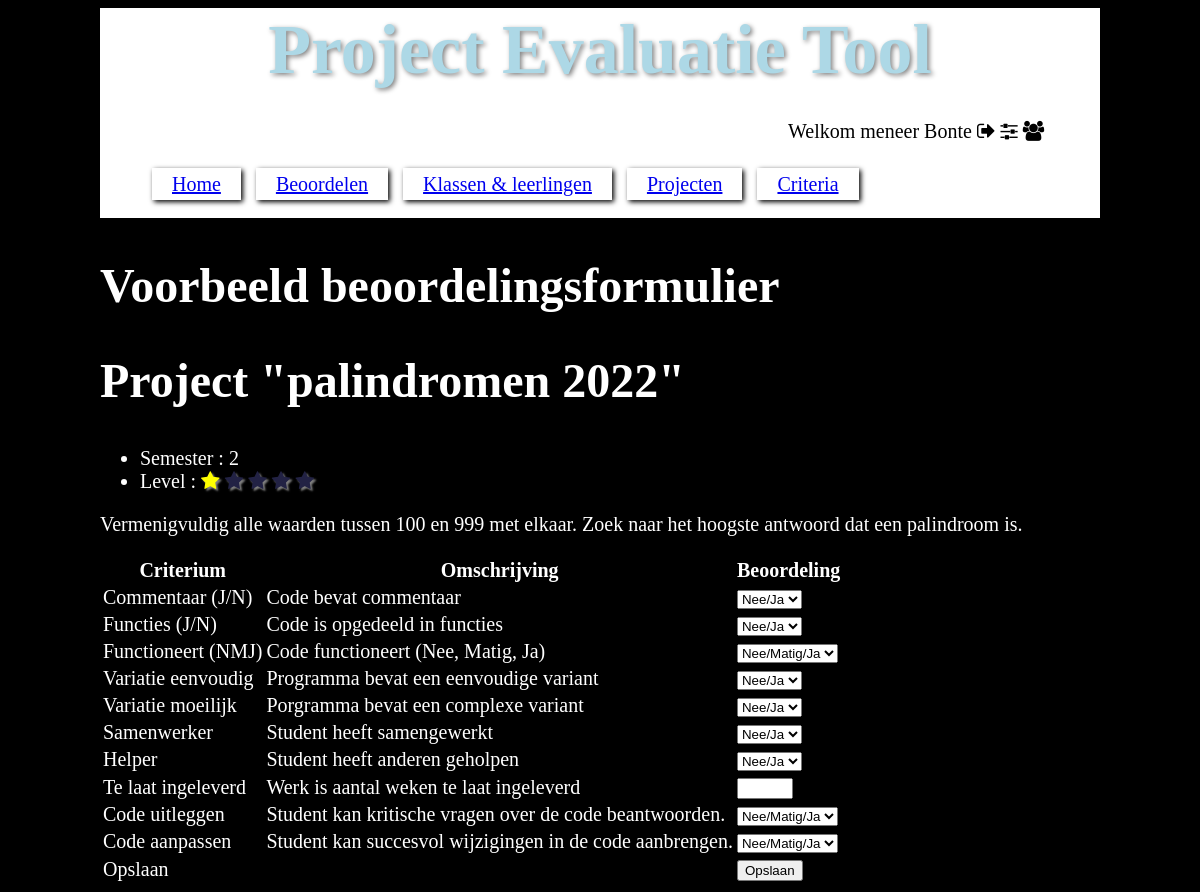
The page /beoordelen.php?id=10&example (signed in) on the database its author committed.
### tables this page shows
CREATE TABLE `project` (
  `id` int(11) NOT NULL AUTO_INCREMENT,
  `naam` varchar(45) NOT NULL,
  `semester` tinyint(1) NOT NULL,
  `sterren` tinyint(1) NOT NULL,
  `omschrijving` varchar(200) NOT NULL,
  `actief` tinyint(1) NOT NULL DEFAULT '1' COMMENT 'Kan dit project al dan niet toegewezen worden aan studenten?\nIs het lesmateriaal compleet. Zijn de opdrachten duidelijk. Is het nivo van het project in lijn met de capaciteiten van de klas?',
  `blauwdruk` tinyint(1) NOT NULL DEFAULT '0' COMMENT 'Kan dit project gebruikt worden als blauwdruk voor vergelijkbare projecten.\nDit project zal waarschijnlijk dan niet actief zijn, en kan niet gebruikt worden voor beoordelingen.\nVan alle projecten kan natuurlijk een kopie gemaakt worden als basis voor een nieuw project.',
  PRIMARY KEY (`id`)
);

### common/evaluate.php (the view, shortened to what this page needs)
<?php
require_once "common/form_gen.php";
require_once "common/projects.php";
?>
<?php
function print_project_evaluation_form($project_id, $student_number = null)
{
	global $database;
	$query = "SELECT * FROM project WHERE id = :id";
	$data = [
		"id" => $project_id
	];
	try {
		$stmt = $database->prepare($query);
		if ($stmt->execute($data))
		{
			$row = $stmt->fetch(PDO::FETCH_ASSOC);
?>
			<h2>Project &quot;<?=$row["naam"]?>&quot;</h2>
			<ul>
				<li>Semester : <?=$row["semester"]?></li>
				<li>Level :
<?php
			print_stars($row["sterren"]);
?>
				</li>
			</ul>
			<p>
				<?=$row["omschrijving"]?>
			</p>
<?php
			print_project_evaluation_criteria($project_id, $student_number);
		}
		else
		{
			debug_warning("Database refused to read project information.");
		}
	} catch (Exception $ex) {
		debug_error("ERROR: Failed to load project : ", $ex);
	}
}
function print_project_evaluation_criteria($project_id, $student_number)
{
	global $database;
	$query = "SELECT criteriumid, gewicht, ROUND(m.max*gewicht,2) as max, c.naam as crit_naam, c.omschrijving as crit_omschrijving, pc.autocalc, methodeid, m.naam as methode_naam, m.min as methode_min, m.max as methode_max, m.omschrijving as methode_omschrijving ".
			 "FROM `project_criterium` pc, criterium c, beoordeling_methode m ".
			 "WHERE pc.criteriumid = c.id AND c.methodeid = m.id AND groepid = :id";
	$data = [
		"id" => $project_id
	];
	try {
		$stmt = $database->prepare($query);
		if ($stmt->execute($data))
		{
?>
			<form>
			<table>
			<tr>
				<th>Criterium</th>
				<th>Omschrijving</th>
				<th>Beoordeling</th>
			</tr>
<?php
			foreach ($stmt as $record) 	{
?>
			<tr>
				<td><?=$record["crit_naam"]?></td>
				<td><?=$record["crit_omschrijving"]?></td>
				<td><?php debug_log($record["methode_naam"]); print_evaluate_method($record["criteriumid"], $record["methodeid"], $record["methode_min"], $record["methode_max"]) ?></td>
			</tr>
<?php
			}
?>
			<tr><td>Opslaan</td><td></td><td><?php print_submit_button("evaluate_project", "Opslaan"); ?></td></tr>
			</table>
			</form>
<?php
		}
		else
		{
			debug_warning("Database refused to read criteria.");
		}
	}
	catch (Exception $ex)
	{
		debug_error("ERROR: Failed to load criteria : ", $ex);
	}
}
function print_evaluate_method($crit_id, $method_id, $min, $max)
{
	if ($method_id==1 || ($min==0 && $max==1)) {
		print_evaluate_yes_no($crit_id);
	}
	else if ($method_id==5 || ($min==0 && $max==2))
	{
		print_evaluate_NMJ($crit_id);
	}
	else if ($method_id==2 || ($min==0 && $max==3))
	{
		print_evaluate_IVG($crit_id);
	}
	else if ($method_id==6 || ($min==1 && $max==1))
	{
		print_evaluate_bias($crit_id, 1);
	}
	else if ($min==0 && $max==0)
	{
		print_evaluate_bias($crit_id, 0);
	}
	else
	{
		print_number_input("criterium[$crit_id]", $min, $max);
	}
}
function print_evaluate_yes_no($crit_id)
{
?>
	<select name="criterium[<?=$crit_id?>]">
		<option value="-1" selected disabled>Nee/Ja</option>
	</select>
<?php
}
function print_evaluate_NMJ($crit_id)
{
?>
	<select name="criterium[<?=$crit_id?>]">
		<option value="-1" selected disabled>Nee/Matig/Ja</option>
	</select>
<?php
}
?>

### common/form_gen.php (shortened to what this page needs)
?><input type="hidden" name="<?=$name?>" id="<?=$name?>" value="0" /><?php
function print_number_input($name, $min, $max, $value = null, $label = null)
{
	$value_disp = $value?" value=\"$value\" ":"";
?><?=$label?><input type="number" name="<?=$name?>" class="num_<?=$name?>" min="<?=$min?>" max="<?=$max?>" <?=$value_disp?> /><?php
}
function print_submit_button($name, $value, $id = null)
{
?><button type="submit" class="smt_<?=$name?>" id="<?=$id?>" name="<?=$name?>"><?=$value?></button><?php
}
?><input type="checkbox" name="<?=$name?>" <?=$checked?> /><?php
function print_stars($checked, $field = null)
{
	$js = "";
	echo "<span onmouseleave=\"update_star_size(0)\">";
	for ($i=0;$i<5;$i++)
	{
		$yellow = "";
		if ($i<$checked)
		{
			$yellow = "checked";
		}
		echo "<span class=\"fa fa-star $yellow\" $js></span>\n\r";
	}
	echo "</span>";
}
?>

### styles/style.css (style rules this page uses)
html { font-size: 15pt; background-color: black; color: white; }
body { width: 1000px; margin-left: auto; margin-right: auto; }
h1 { font-size: 300%; }
h2 { font-size: 240%; }
div#navbar { background-color: white; padding: 2px; }
div#navbar h1 { font-size: 350%; color: lightblue; text-shadow: 2px 2px 5px gray; text-align: center; margin: 0px; }
div#navbar p { width: 300px; padding: 10px; color: black; margin-left: auto; }
div#navbar ul li { display: inline; width: 300px; padding: 5px; padding-left:20px; padding-right:20px; box-shadow: 2px 2px 5px black; margin-left: 10px; }
.fa { color: black; }
.fa-star { text-shadow: 2px 2px 2px gray; transition: 0.3s; color: #224; }
.checked { color: yellow; }

### rows shown on the page
project: naam "palindromen 2022", semester "2", sterren 1 (drawn), omschrijving "Vermenigvuldig alle waarden tussen 100 en 999 met elkaar. Zoek naar het hoogste antwoord dat een palindroom is."

### other values the page prints
$record["crit_naam"] "Commentaar (J/N)"
$record["crit_omschrijving"] "Code bevat commentaar"
$record["crit_naam"] "Functies (J/N)"
$record["crit_omschrijving"] "Code is opgedeeld in functies"
$record["crit_naam"] "Functioneert (NMJ)"
$record["crit_omschrijving"] "Code functioneert (Nee, Matig, Ja)"
$record["crit_naam"] "Variatie eenvoudig"
$record["crit_omschrijving"] "Programma bevat een eenvoudige variant"
$record["crit_naam"] "Variatie moeilijk"
$record["crit_omschrijving"] "Porgramma bevat een complexe variant"
$record["crit_naam"] "Samenwerker"
$record["crit_omschrijving"] "Student heeft samengewerkt"
$record["crit_naam"] "Helper"
$record["crit_omschrijving"] "Student heeft anderen geholpen"
$record["crit_naam"] "Te laat ingeleverd"
